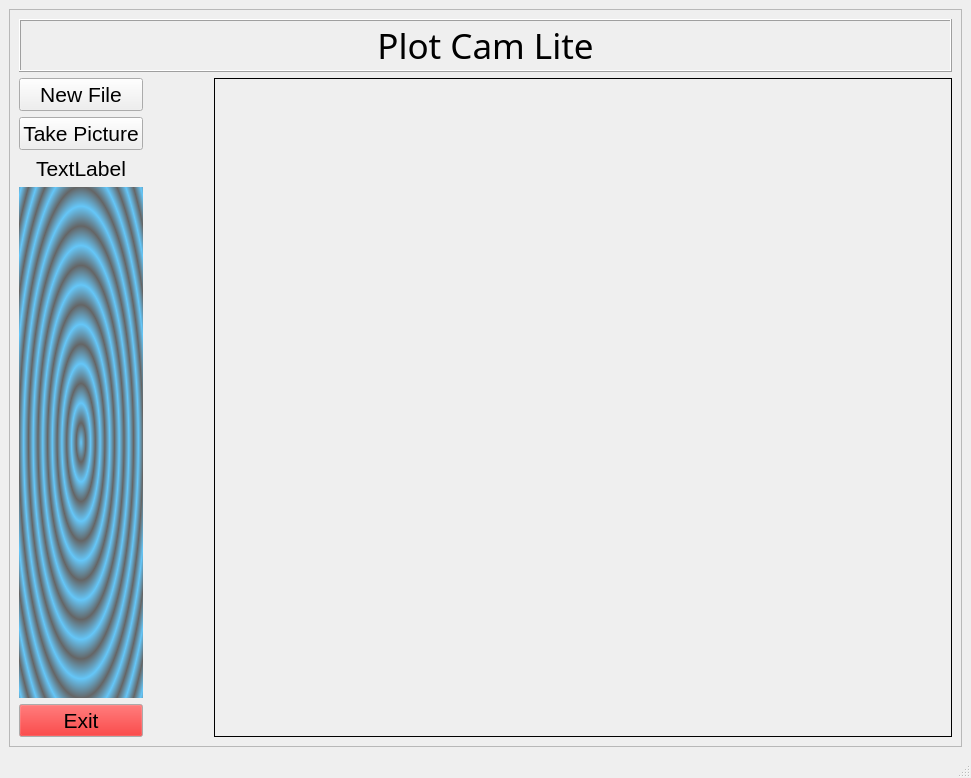
<?xml version="1.0" encoding="UTF-8"?>
<ui version="4.0">
 <class>MainWindow</class>
 <widget class="QMainWindow" name="MainWindow">
  <property name="geometry">
   <rect>
    <x>0</x>
    <y>0</y>
    <width>971</width>
    <height>778</height>
   </rect>
  </property>
  <property name="windowTitle">
   <string>MainWindow</string>
  </property>
  <widget class="QWidget" name="centralwidget">
   <layout class="QGridLayout" name="gridLayout_2">
    <item row="1" column="0">
     <widget class="QFrame" name="frame_2">
      <property name="frameShape">
       <enum>QFrame::StyledPanel</enum>
      </property>
      <property name="frameShadow">
       <enum>QFrame::Raised</enum>
      </property>
      <layout class="QGridLayout" name="gridLayout_3">
       <item row="1" column="0">
        <layout class="QHBoxLayout" name="horizontalLayout_2">
         <item>
          <layout class="QVBoxLayout" name="verticalLayout_2">
           <item>
            <widget class="QPushButton" name="new_file_button_2">
             <property name="font">
              <font>
               <pointsize>16</pointsize>
              </font>
             </property>
             <property name="text">
              <string>New File</string>
             </property>
            </widget>
           </item>
           <item>
            <widget class="QPushButton" name="take_picture_button_2">
             <property name="sizePolicy">
              <sizepolicy hsizetype="Preferred" vsizetype="Fixed">
               <horstretch>0</horstretch>
               <verstretch>0</verstretch>
              </sizepolicy>
             </property>
             <property name="font">
              <font>
               <pointsize>16</pointsize>
              </font>
             </property>
             <property name="text">
              <string>Take Picture</string>
             </property>
            </widget>
           </item>
           <item>
            <widget class="QLabel" name="file_name_label_2">
             <property name="sizePolicy">
              <sizepolicy hsizetype="Preferred" vsizetype="Fixed">
               <horstretch>0</horstretch>
               <verstretch>0</verstretch>
              </sizepolicy>
             </property>
             <property name="font">
              <font>
               <pointsize>16</pointsize>
              </font>
             </property>
             <property name="text">
              <string>TextLabel</string>
             </property>
             <property name="alignment">
              <set>Qt::AlignCenter</set>
             </property>
            </widget>
           </item>
           <item>
            <widget class="QWidget" name="target_widget_2" native="true">
             <property name="sizePolicy">
              <sizepolicy hsizetype="Minimum" vsizetype="Preferred">
               <horstretch>0</horstretch>
               <verstretch>0</verstretch>
              </sizepolicy>
             </property>
             <property name="mouseTracking">
              <bool>false</bool>
             </property>
             <property name="styleSheet">
              <string notr="true">background-color: qradialgradient(spread:repeat, cx:0.5, cy:0.5, radius:0.077, fx:0.5, fy:0.5, stop:0 rgba(0, 169, 255, 147), stop:0.497326 rgba(0, 0, 0, 147), stop:1 rgba(0, 169, 255, 147));</string>
             </property>
            </widget>
           </item>
           <item>
            <widget class="QPushButton" name="exit_button_2">
             <property name="palette">
              <palette>
               <active>
                <colorrole role="Button">
                 <brush brushstyle="SolidPattern">
                  <color alpha="255">
                   <red>235</red>
                   <green>0</green>
                   <blue>0</blue>
                  </color>
                 </brush>
                </colorrole>
               </active>
               <inactive>
                <colorrole role="Button">
                 <brush brushstyle="SolidPattern">
                  <color alpha="255">
                   <red>235</red>
                   <green>0</green>
                   <blue>0</blue>
                  </color>
                 </brush>
                </colorrole>
               </inactive>
               <disabled>
                <colorrole role="Button">
                 <brush brushstyle="SolidPattern">
                  <color alpha="255">
                   <red>235</red>
                   <green>0</green>
                   <blue>0</blue>
                  </color>
                 </brush>
                </colorrole>
               </disabled>
              </palette>
             </property>
             <property name="font">
              <font>
               <pointsize>16</pointsize>
              </font>
             </property>
             <property name="text">
              <string>Exit</string>
             </property>
            </widget>
           </item>
          </layout>
         </item>
         <item>
          <spacer name="horizontalSpacer_2">
           <property name="orientation">
            <enum>Qt::Horizontal</enum>
           </property>
           <property name="sizeType">
            <enum>QSizePolicy::Fixed</enum>
           </property>
           <property name="sizeHint" stdset="0">
            <size>
             <width>65</width>
             <height>20</height>
            </size>
           </property>
          </spacer>
         </item>
         <item>
          <widget class="QLabel" name="camera_label_2">
           <property name="sizePolicy">
            <sizepolicy hsizetype="Preferred" vsizetype="Preferred">
             <horstretch>36</horstretch>
             <verstretch>14</verstretch>
            </sizepolicy>
           </property>
           <property name="styleSheet">
            <string notr="true"/>
           </property>
           <property name="frameShape">
            <enum>QFrame::Panel</enum>
           </property>
           <property name="text">
            <string/>
           </property>
           <property name="scaledContents">
            <bool>true</bool>
           </property>
           <property name="alignment">
            <set>Qt::AlignCenter</set>
           </property>
           <property name="indent">
            <number>-1</number>
           </property>
          </widget>
         </item>
        </layout>
       </item>
       <item row="0" column="0">
        <widget class="QLabel" name="ui_title_label_2">
         <property name="sizePolicy">
          <sizepolicy hsizetype="Preferred" vsizetype="Fixed">
           <horstretch>0</horstretch>
           <verstretch>0</verstretch>
          </sizepolicy>
         </property>
         <property name="font">
          <font>
           <family>Rockwell Condensed</family>
           <pointsize>26</pointsize>
          </font>
         </property>
         <property name="frameShape">
          <enum>QFrame::Box</enum>
         </property>
         <property name="frameShadow">
          <enum>QFrame::Raised</enum>
         </property>
         <property name="text">
          <string>Plot Cam Lite</string>
         </property>
         <property name="alignment">
          <set>Qt::AlignCenter</set>
         </property>
        </widget>
       </item>
      </layout>
     </widget>
    </item>
   </layout>
  </widget>
  <widget class="QMenuBar" name="menubar">
   <property name="geometry">
    <rect>
     <x>0</x>
     <y>0</y>
     <width>971</width>
     <height>18</height>
    </rect>
   </property>
  </widget>
  <widget class="QStatusBar" name="statusbar"/>
 </widget>
 <resources>
  <include location="target.qrc"/>
 </resources>
 <connections/>
</ui>
